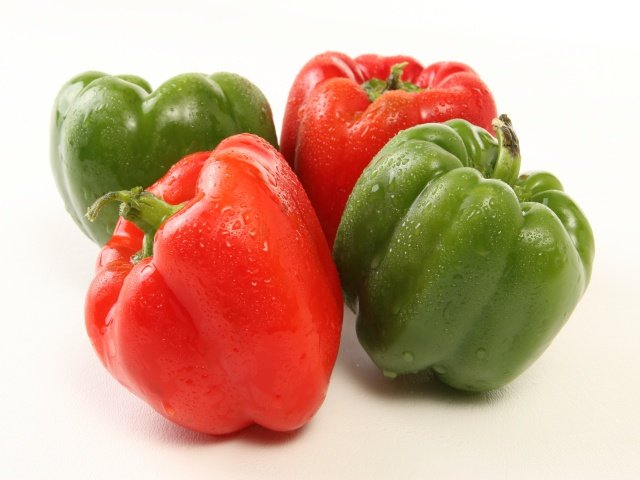
#> input picture pynq_dpu/notebooks/img/bellpeppe-994958.JPEG, 640 x 480 px; its folder holds only this picture in this run
$ jupyter execute --allow-errors dpu_refinedet.ipynb
#> lines starting #> are read from the running program, lines starting #| are printed output that depends on the picture
# DPU example: RefineDet
---

## Aim/s
* This notebooks shows an example of DPU applications. The application, as well as the DPU IP, is pulled from the official
[Vitis AI Github Repository](https://github.com/Xilinx/Vitis-AI).
* Description: RefineDet for object detection on VOC.
* Input size: 320x320
* Task: Object detection

## References
* [Vitis AI Github Repository](https://www.xilinx.com/products/design-tools/vitis/vitis-ai.html).

## Last revised
* Dec 14, 2023
    * Initial revision. MM, Alpha Data Parallel Systems Ltd.

----

[cell 1]
import cv2
import time
import glob
import random
import colorsys
import numpy as np
import IPython
from PIL import Image

from pynq_dpu import DpuOverlay

# Import helper functions form refinedet_utils.py
# Original file available as utils_tf.py in the Vitis AI Github repository.
from refinedet_utils import pboxes_vgg_voc, Encoder

## 1. Prepare the overlay
We will download the overlay onto the board and prepare the model.

#> (a cell that did not finish here is left out)

## 2. Utility functions

In this section, we will prepare a few functions and the input data for later use.

First we need to load the class labels for the VOC dataset and determine the colors for annotation.

[cell 3]
def get_class(classes_path):
    '''
    Function to parse the VOC classes file to get the classification information
    for the model.

    Input:
        classes_path: string corresponding to the path to the class labels file.

    Returns:
        List of strings corresponding to the individual class labels.

    '''
#> called with classes_path = 'img/voc_classes.txt'
    with open(classes_path) as f:
#> (reads pynq_dpu/edge/notebooks/img/voc_classes.txt from the repository)
#> in run, input_image is the input picture: shape (480, 640, 3); mean B, G, R 141.8, 167.1, 206
        class_names = f.readlines()
    class_names = [c.strip() for c in class_names]
    return class_names

# Parse the classes file
classes_path = "img/voc_classes.txt"
class_names = get_class(classes_path)

# Generate colors for each class
num_classes = len(class_names)
hsv_tuples = [(1.0 * x / num_classes, 1., 1.) for x in range(num_classes)]
colors = list(map(lambda x: colorsys.hsv_to_rgb(*x), hsv_tuples))
colors = list(map(lambda x:
                  (int(x[0] * 255), int(x[1] * 255), int(x[2] * 255)),
                  colors))
random.seed(0)
random.shuffle(colors)
random.seed(None)

Next we need to define helper functions to prepare the input images for the model.
At this stage we will also define a post-processing function to decode the output
of the model and draw the bounding boxes.

The post-processing step for the RefineDet model is quite complex. To keep this
example notebook clear, the helper functions for post-processing are defined in
the [refinedet_utils.py](refinedet_utils.py) file.

[cell 4]
def preprocess(image, size=(320, 320)):
    '''
    Function to prepare the input for the RefineDet model.
    The input images are first resized then mean subtraction is used to
    shift the colour channel values.

    Args:
        image: 3 dimensional array corresponding to the input BGR image.
        size (optional): (new_width, new_height) tuple corresponding to
                         the size of the input the RefineDet model is
                         expecting. Set to 320x320 by default.

    Returns:
        3 dimensional array corresponding to the input for RefineDet. The
        array has a shape of (new_height, new_width, 3).
    '''
#> called with size = (320, 320)

    image = cv2.resize(image, size)
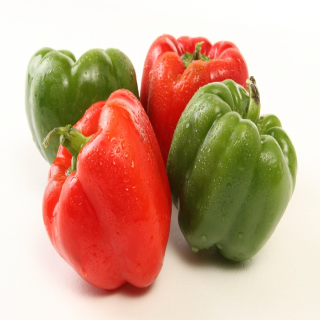
#> image: shape (320, 320, 3); mean of channels 0, 1, 2 141.8, 167, 206; drawn as B, G, R
    image = image.astype('float32')
    R_MEAN = 123.68
    G_MEAN = 116.78
    B_MEAN = 103.94
    mean = np.array([B_MEAN, G_MEAN, R_MEAN], dtype=np.float32)
    image = image - mean

    return image

# [62 lines left out: function postprocess, not called in this run]

Finally, use a search pattern to collect all the `JPEG` files for evaluation.

[cell 5]
search_pattern = f'img/*.JPEG'
original_images = glob.glob(search_pattern)
total_images = len(original_images)

## 3. Use VART

Now we should be able to use VART to do object detection.

#> (a cell that did not finish here is left out)

We can define a few buffers to store input and output data. They will be reused during multiple runs.

#> (a cell that did not finish here is left out)

Remember that we have a list of `original_images`. We can no define a new function `run()` which takes the image index as the input, prepares the image for the model, executes the DPU for the given input and finally post-processes the output of the DPU. With the argument
`display` set to `True`, the original image with the bounding boxes and class labels and
confidence scores can be rendered.

[cell 8]
def run(image_index, display=False):
    '''
    Function to handle a single input for the DPU and process the output of the run.

    Args:
        image_index: int corresonding to the index of the collected images to be processed.
        display (optional): boolean flag set to annotate and display the input image.

    Returns:
        None, the annotated image is displayed when the display flag is set.

    Raises:
        AssertionError: when the provided image_index is larger than the number of potential
                        input images found.

    '''
    assert image_index < total_images, \
    f'Please specify an image index less than {total_images}. Index provided: {image_index}.'

    # Read input image
    input_image = cv2.imread(original_images[image_index])

    # Pre-process image
    image_data = preprocess(input_image)

    # Fetch data to DPU and trigger it
    image[0, ...] = image_data
    job_id = dpu.execute_async(input_data, output_data)
    dpu.wait(job_id)

    # Post-process result
    postprocess(input_image, output_data, display, score_threshold=0.5)

Let's run it for 1 image and display the annotated image.

#> (a cell that did not finish here is left out)

We can also run it for multiple images as shown below. In this example we have only used 1 thread; in principle, users should be able to boost the performance by employing more threads.

[cell 10]
time1 = time.time()
#> (the rest of this cell did not finish here and is left out)
